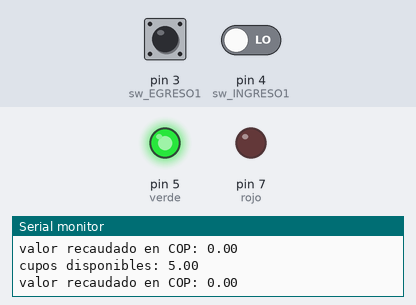
This sketch was run on a simulated Arduino Uno, built with avr-gcc and run on an emulated ATmega328P. On the bench: output pins drawn as LEDs (lit = HIGH), the last lines printed to the serial monitor. The inputs (shaded band) are chosen by the test bench; at power-on: pin 4 (sw_INGRESO1) LOW, pin 3 (sw_EGRESO1) LOW.

Above: at 2.8 s.
2.9 s: pin 4 (sw_INGRESO1) driven HIGH
7.0 s: pin 4 (sw_INGRESO1) driven LOW
At 7.9 s:
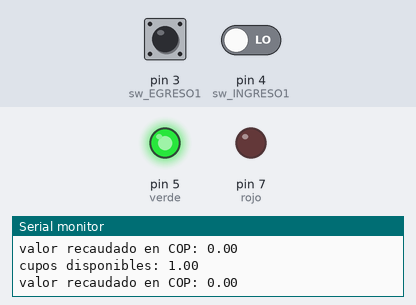
8.5 s: pin 4 (sw_INGRESO1) driven HIGH
At 10.2 s:
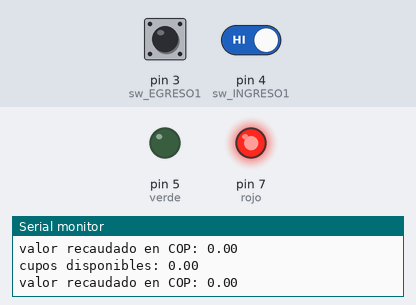
10.5 s: pin 3 (sw_EGRESO1) pulled HIGH for 3.2 s
At 12.0 s:
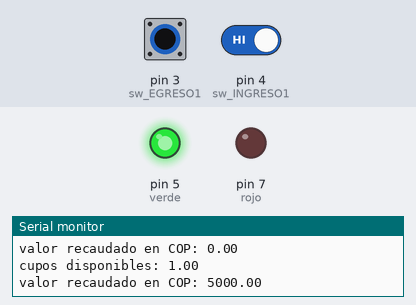
Timing chart, 0 to 15.5 s (numbered marks = the images above; inputs shaded):
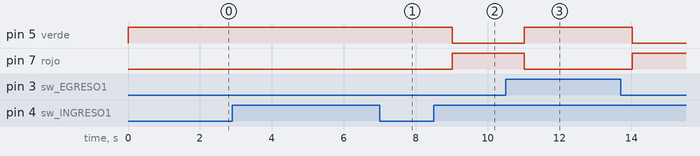

The sketch:

5_parqueadero_arreglado1.ino
```cpp
// C++ code
////eddy santiago ramirez y marlon camilo rada archila
//microcontroladores
//ficha 2674489

int rojo=7;
int verde=5;

float cuposDisponibles = 5; // Número de cupos disponibles
float valorRecaudado = 0;// Valor recaudado

bool sw_INGRESO1=4;
bool sw_EGRESO1=3;
#define sw_INGRESO1 4
#define sw_EGRESO1 3

void ingreso ()
  {
    if(digitalRead(sw_INGRESO1))
    {


      if(cuposDisponibles!=0)
      {

        if(cuposDisponibles!=0)
          {
           cuposDisponibles-=1;
           digitalWrite(rojo, LOW);
           digitalWrite(verde, HIGH);
          }
      if(cuposDisponibles==0)
      {
        digitalWrite(verde, LOW);
        digitalWrite(rojo, HIGH);
      }

      }

       else
       {

      digitalWrite(verde, LOW);
         digitalWrite(rojo, HIGH);
       }
    }
  }


void egreso ()
{
    if(digitalRead(sw_EGRESO1))
    {
      if(cuposDisponibles!=5)
      {
        cuposDisponibles+=1;
        valorRecaudado+=5000;

        if(cuposDisponibles!=0)
          {
           digitalWrite(verde, HIGH);
           digitalWrite(rojo, LOW);
          }
      }
      else
       {
        digitalWrite(verde, HIGH);
        digitalWrite(rojo, LOW);
       }
    }
}


void setup()
{
  pinMode(sw_INGRESO1, INPUT);
  pinMode(sw_EGRESO1, INPUT);
  pinMode(rojo, OUTPUT);
  pinMode(verde, OUTPUT);

  Serial.begin(9600);


}

void loop()
{
  if(cuposDisponibles==5)
  {
  digitalWrite(verde, HIGH);
  }


  if(digitalRead(sw_INGRESO1))
  {
    ingreso();
  }

  if(digitalRead(sw_EGRESO1))
  {
    egreso();
  }

  Serial.print("cupos disponibles: ");
  Serial.println(cuposDisponibles);
  Serial.print("valor recaudado en COP: ");
  Serial.println(valorRecaudado);
  delay(1000);

}


  
```

Measured:
- after the input at 7.0 s, pin 5 (verde): stays HIGH (without the input it goes to LOW after 0.01 s); pin 7 (rojo): stays LOW (without the input it goes to HIGH after 0.01 s)
- after the input at 8.5 s, pin 5 (verde): HIGH → LOW after 0.51 s; pin 7 (rojo): LOW → HIGH after 0.51 s
- after the input at 10.5 s, pin 5 (verde): LOW → HIGH after 0.51 s, → LOW 3.0 s later; pin 7 (rojo): HIGH → LOW after 0.51 s, → HIGH 3.0 s later
